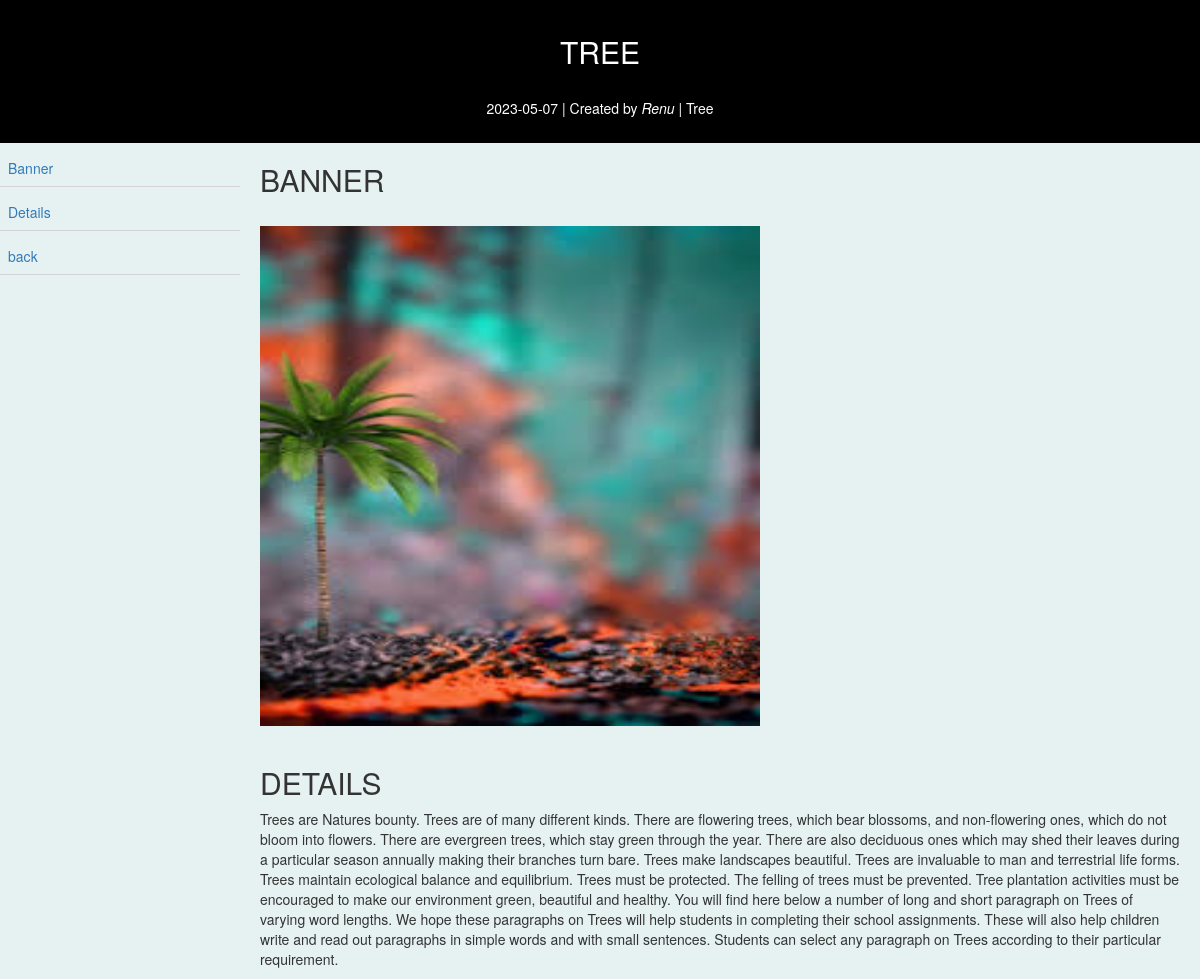
Page /detail.php?id=19 (signed in) on the committed database.
### tables this page shows
CREATE TABLE `post` (
  `id` int(250) NOT NULL,
  `mail` varchar(50) NOT NULL,
  `image` varchar(200) NOT NULL,
  `title` varchar(100) NOT NULL,
  `description` varchar(250) NOT NULL,
  `status` varchar(50) NOT NULL,
  `details` varchar(5000) NOT NULL,
  `reg_date` date NOT NULL
);

CREATE TABLE `registration` (
  `id` int(250) NOT NULL,
  `name` varchar(50) NOT NULL,
  `mail` varchar(50) NOT NULL,
  `password` varchar(50) NOT NULL,
  `confirm_password` varchar(50) NOT NULL,
  `number` bigint(10) NOT NULL,
  `address` varchar(200) NOT NULL,
  `reg_date` int(6) NOT NULL
);

### detail.php (the view, shortened to what this page needs)
<?php
include("dbconnect.php");
?>
<!DOCTYPE html>
<html>
<head>
  <link rel="stylesheet" href="https://maxcdn.bootstrapcdn.com/bootstrap/3.4.1/css/bootstrap.min.css">
  </head>
  <body>
    <div class="header" style="background-color:#000;padding:15px; color: #fff">
  <?php
  $id=$_GET['id'];
  $qry=mysqli_query($conn,"select * from post where id='$id'");
  $row=mysqli_fetch_array($qry);
    $mail1=$row['mail'];
    $fetch=mysqli_query($conn,"select * from registration where mail='$mail1'");
    $use=mysqli_fetch_array($fetch);
      ?>
      <h2 style="padding-bottom: 20px;"><?php echo $row['title']; ?> </h2>
    <p><?php echo $row['reg_date']; ?> | Created by <i> <?php echo $use['name']; ?></i> | <?php echo $row['title']; ?></p>
  </div>
  <div style="overflow:auto">
  <div class="menu">
    <div class="menuitem"><a style="text-decoration: none" href="#section1">Banner</a></div>
    <div class="menuitem"><a style="text-decoration: none" href="#section2">Details</a></div>
    <div class="menuitem"><a style="text-decoration: none" href="home.php">back</a></div>
  </div>
<div class="main">
  <div class="main1" id="section1">
    <h2>Banner</h2><br>
     <img style="width:500px; height: 500px;" src="upload/<?php echo $row['image']; ?>"><br><br>
   </div>
   <div class="main2" id="section2">
     <h2>Details</h2>
    <p><?php echo $row['details']; ?></p>
  </div>
  </div>
	</div>
</body>
</html>

### detail.php (style rules this page uses)
html { overflow-x: hidden; scroll-behavior: smooth; }
* { box-sizing: border-box; }
h2 { text-transform: uppercase; }
body { background-color: #E6F2F2; }
.header { text-align: center; }
.menu { float: left; width: 20%; }
.menuitem { padding: 8px; margin-top: 7px; border-bottom: 1px solid #d3d3d3; }
.main { padding: 0 20px; overflow: hidden; }

### rows in the picture
post: title "TREE", reg_date "2023-05-07", title "Tree", image (picture), details "Trees are Natures bounty. Trees are of many different kinds. There are flowering trees, which bear blossoms, and non-flowering ones, which do not bloom into flowers. There are evergreen trees, which stay green through the year. There are also deciduous ones which may shed their leaves during a particular season annually making their branches turn bare. Trees make landscapes beautiful. Trees are invaluable to man and terrestrial life forms. Trees maintain ecological balance and equilibrium. Trees must be protected. The felling of trees must be prevented. Tree plantation activities must be encouraged to make our environment green, beautiful and healthy. You will find here below a number of…"
registration: name "Renu"
